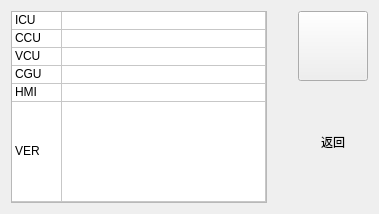
       <widget class="QWidget" name="controlEditionPage">
        <layout class="QGridLayout" name="gridLayout">
         <item row="0" column="0">
          <widget class="QTableWidget" name="editionTable">
           <property name="editTriggers">
            <set>QAbstractItemView::NoEditTriggers</set>
           </property>
           <property name="dragDropOverwriteMode">
            <bool>false</bool>
           </property>
           <property name="selectionMode">
            <enum>QAbstractItemView::NoSelection</enum>
           </property>
           <property name="selectionBehavior">
            <enum>QAbstractItemView::SelectRows</enum>
           </property>
           <property name="textElideMode">
            <enum>Qt::ElideNone</enum>
           </property>
           <attribute name="horizontalHeaderVisible">
            <bool>false</bool>
           </attribute>
           <attribute name="horizontalHeaderDefaultSectionSize">
            <number>50</number>
           </attribute>
           <attribute name="horizontalHeaderStretchLastSection">
            <bool>true</bool>
           </attribute>
           <attribute name="verticalHeaderVisible">
            <bool>false</bool>
           </attribute>
           <attribute name="verticalHeaderDefaultSectionSize">
            <number>17</number>
           </attribute>
           <attribute name="verticalHeaderMinimumSectionSize">
            <number>17</number>
           </attribute>
           <attribute name="verticalHeaderStretchLastSection">
            <bool>true</bool>
           </attribute>
           <row>
            <property name="text">
             <string>新建行</string>
            </property>
           </row>
           <row>
            <property name="text">
             <string>新建行</string>
            </property>
           </row>
           <row>
            <property name="text">
             <string>新建行</string>
            </property>
           </row>
           <row>
            <property name="text">
             <string>新建行</string>
            </property>
           </row>
           <row>
            <property name="text">
             <string>新建行</string>
            </property>
           </row>
           <row>
            <property name="text">
             <string>New Row</string>
            </property>
           </row>
           <column>
            <property name="text">
             <string>新建列</string>
            </property>
           </column>
           <column>
            <property name="text">
             <string>新建列</string>
            </property>
           </column>
           <item row="0" column="0">
            <property name="text">
             <string>ICU</string>
            </property>
           </item>
           <item row="1" column="0">
            <property name="text">
             <string>CCU</string>
            </property>
           </item>
           <item row="2" column="0">
            <property name="text">
             <string>VCU</string>
            </property>
           </item>
           <item row="3" column="0">
            <property name="text">
             <string>CGU</string>
            </property>
           </item>
           <item row="4" column="0">
            <property name="text">
             <string>HMI</string>
            </property>
           </item>
           <item row="5" column="0">
            <property name="text">
             <string>VER</string>
            </property>
           </item>
          </widget>
         </item>
         <item row="0" column="1">
          <spacer name="horizontalSpacer_5">
           <property name="orientation">
            <enum>Qt::Horizontal</enum>
           </property>
           <property name="sizeHint" stdset="0">
            <size>
             <width>25</width>
             <height>20</height>
            </size>
           </property>
          </spacer>
         </item>
         <item row="0" column="2">
          <layout class="QVBoxLayout" name="verticalLayout_50">
           <property name="spacing">
            <number>0</number>
           </property>
           <item>
            <widget class="QPushButton" name="editionBackBtn">
             <property name="minimumSize">
              <size>
               <width>70</width>
               <height>70</height>
              </size>
             </property>
             <property name="maximumSize">
              <size>
               <width>70</width>
               <height>70</height>
              </size>
             </property>
             <property name="text">
              <string/>
             </property>
             <property name="autoRepeatDelay">
              <number>500</number>
             </property>
             <property name="autoRepeatInterval">
              <number>200</number>
             </property>
            </widget>
           </item>
           <item>
            <widget class="QLabel" name="editionBackBtnLabel">
             <property name="maximumSize">
              <size>
               <width>70</width>
               <height>16777215</height>
              </size>
             </property>
             <property name="text">
              <string>返回</string>
             </property>
             <property name="alignment">
              <set>Qt::AlignCenter</set>
             </property>
            </widget>
           </item>
          </layout>
         </item>
        </layout>
       </widget>
